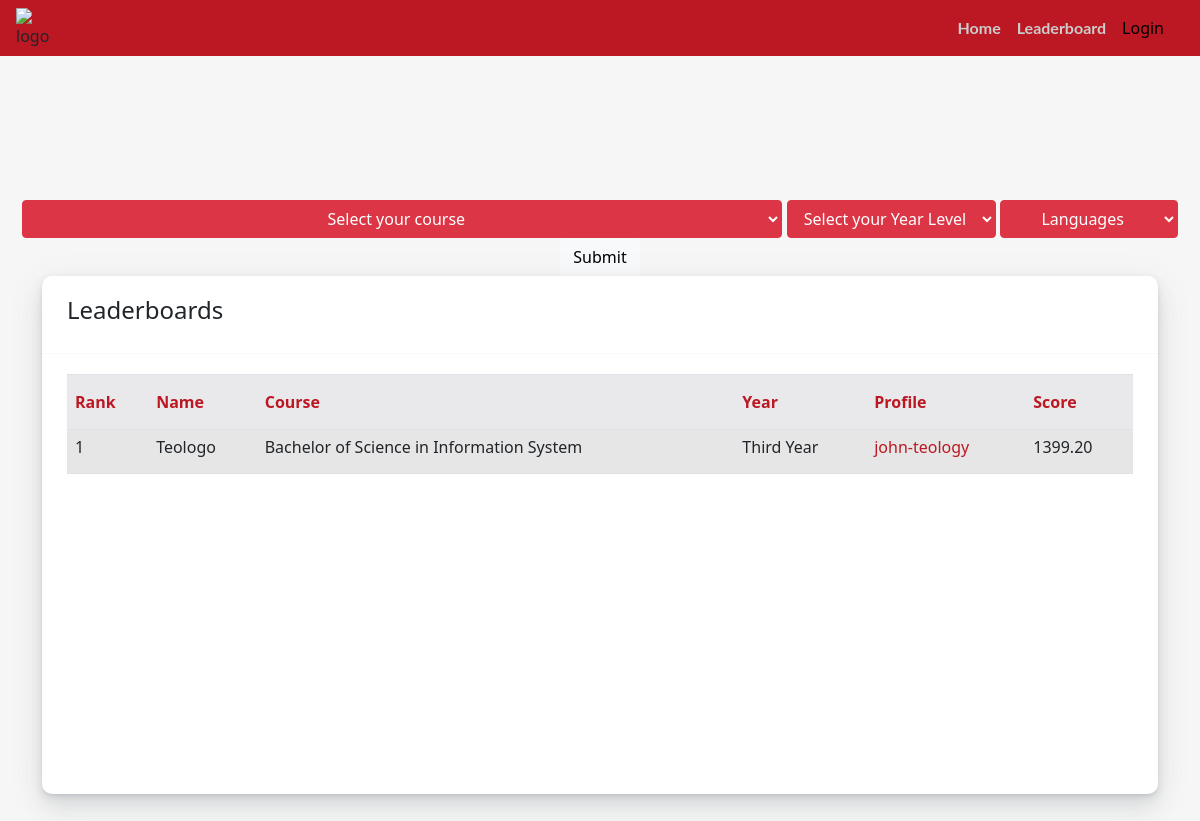
/leaderboards/, run on the app's committed database.
### portfolio/models.py (models this page shows, shortened)
class LeaderBoards(models.Model):
    userProfile = models.ForeignKey(Profile , null=True ,on_delete=CASCADE, related_name='user_leaderboard')
    userID = models.ForeignKey(User, on_delete=CASCADE, related_name= 'userLeaderboard' )
    courseID = models.ForeignKey(Course, on_delete=CASCADE ,related_name='userCourse' , null=True)
    yearID = models.ForeignKey(YearLevel, on_delete=CASCADE,  related_name= 'userYearLevel',null=True )
    overallScore = models.FloatField(default=0,blank=True)
    CEnterprise = models.FloatField(default=0,blank=True, verbose_name='1C Enterprise')
    ASPNET = models.FloatField(default=0,blank=True, verbose_name='ASP.NET')
    ActionScript = models.FloatField(default=0,blank=True)
    Apex = models.FloatField(default=0,blank=True)
    Assembly = models.FloatField(default=0,blank=True)
    Ballerina = models.FloatField(default=0,blank=True)
    Batchfile = models.FloatField(default=0,blank=True)
    Blazor = models.FloatField(default=0,blank=True)
    C = models.FloatField(default=0,blank=True)
    CSharp = models.FloatField(default=0,blank=True, verbose_name='C#')
    Cplus = models.FloatField(default=0,blank=True,verbose_name='C++')
    COBOL = models.FloatField(default=0,blank=True)
    CSS = models.FloatField(default=0,blank=True)
    Clojure = models.FloatField(default=0,blank=True)
    CoffeeScript = models.FloatField(default=0,blank=True)
    Crystal = models.FloatField(default=0,blank=True)
    Cucumber = models.FloatField(default=0,blank=True)
    Dart = models.FloatField(default=0,blank=True)
    Delphi = models.FloatField(default=0,blank=True)
    Dockerfile = models.FloatField(default=0,blank=True)
    EJS = models.FloatField(default=0,blank=True)
    EPP = models.FloatField(default=0,blank=True)
    ERB = models.FloatField(default=0,blank=True)
    Ebuild = models.FloatField(default=0,blank=True)
    Elixir = models.FloatField(default=0,blank=True)
    Elm = models.FloatField(default=0,blank=True)
    Erlang = models.FloatField(default=0,blank=True)
    FSharp = models.FloatField(default=0,blank=True,verbose_name='F#')
    Fortran = models.FloatField(default=0,blank=True)
    Go = models.FloatField(default=0,blank=True)
    Groovy = models.FloatField(default=0,blank=True)
    HCL = models.FloatField(default=0,blank=True)
    HTML = models.FloatField(default=0,blank=True)
    HTML_Razor = models.FloatField(default=0,blank=True,verbose_name='HTML+RAZOR')
    Haskell = models.FloatField(default=0,blank=True)
    Haxe = models.FloatField(default=0,blank=True)
    HiveQL = models.FloatField(default=0,blank=True)
    JSON = models.FloatField(default=0,blank=True)
    Java = models.FloatField(default=0,blank=True)
    JavaScript = models.FloatField(default=0,blank=True)
    Julia = models.FloatField(default=0,blank=True)
    JupyterNotebook = models.FloatField(default=0,blank=True, verbose_name='Jupyter Notebook')
    Kivy = models.FloatField(default=0,blank=True)
    Kotlin = models.FloatField(default=0,blank=True)
    LabVIEW = models.FloatField(default=0,blank=True)
    Less = models.FloatField(default=0,blank=True)
    Lex = models.FloatField(default=0,blank=True)
    Limbo = models.FloatField(default=0,blank=True)
    Liquid = models.FloatField(default=0,blank=True)
    Lua = models.FloatField(default=0,blank=True)
    M = models.FloatField(default=0,blank=True)
    MATLAB = models.FloatField(default=0,blank=True)
    Makefile = models.FloatField(default=0,blank=True)
    Mathematica = models.FloatField(default=0,blank=True)
    Mercury = models.FloatField(default=0,blank=True)
    Nginx = models.FloatField(default=0,blank=True)
    Nix = models.FloatField(default=0,blank=True)
    ObjectiveC = models.FloatField(default=0,blank=True, verbose_name='Objective-C')
    ObjectiveCplus = models.FloatField(default=0,blank=True, verbose_name='Objective-C++')
    OpenEdgeABL = models.FloatField(default=0,blank=True, verbose_name='OpenEdge ABL')
    PHP = models.FloatField(default=0,blank=True)
    PLSQL = models.FloatField(default=0,blank=True)
    PLpgSQL = models.FloatField(default=0,blank=True)
    Perl = models.FloatField(default=0,blank=True)
    Perl6 = models.FloatField(default=0,blank=True, verbose_name='Perl 6')
    PowerBuilder = models.FloatField(default=0,blank=True)
    Powershell = models.FloatField(default=0,blank=True)
    Prolog = models.FloatField(default=0,blank=True)
    ProtocolBuffer = models.FloatField(default=0,blank=True, verbose_name= 'Protocol Buffer')
    Puppet = models.FloatField(default=0,blank=True)
    Python = models.FloatField(default=0,blank=True)
    QML = models.FloatField(default=0,blank=True)
    R = models.FloatField(default=0,blank=True)
    Raku = models.FloatField(default=0,blank=True)
    Robot = models.FloatField(default=0,blank=True)
    Ruby = models.FloatField(default=0,blank=True)
    Rust = models.FloatField(default=0,blank=True)
    SASS = models.FloatField(default=0,blank=True)
    SCSS = models.FloatField(default=0,blank=True)
    SQL = models.FloatField(default=0,blank=True)
    SQLPL = models.FloatField(default=0,blank=True)
    Scala = models.FloatField(default=0,blank=True)
    Shell = models.FloatField(default=0,blank=True)
    Smalltalk = models.FloatField(default=0,blank=True)
    Solidity = models.FloatField(default=0,blank=True)
    Stata = models.FloatField(default=0,blank=True)
    Stylus = models.FloatField(default=0,blank=True)
    Svelte = models.FloatField(default=0,blank=True)
    Swift = models.FloatField(default=0,blank=True)
    TSQL = models.FloatField(default=0,blank=True)
    TypeScript = models.FloatField(default=0,blank=True)
    Vue = models.FloatField(default=0,blank=True)
    XML = models.FloatField(default=0,blank=True)
    Xtend = models.FloatField(default=0,blank=True)
    Xtext = models.FloatField(default=0,blank=True)
    YAML = models.FloatField(default=0,blank=True)
    Yacc = models.FloatField(default=0,blank=True)
    Zig = models.FloatField(default=0,blank=True)

class User(AbstractUser):
    pass

class Course(models.Model):
    course = models.CharField(max_length=150)
    def __str__(self):
        return f"{self.course}"

class YearLevel(models.Model):
    yearLevel = models.CharField(max_length=50)
    def __str__(self):
        return f"{self.yearLevel}"

class Profile(models.Model):
    userID = models.ForeignKey(User, on_delete=CASCADE, related_name= 'userProfile' )
    nickname = models.CharField(max_length=100, blank=True)
    githubName = models.CharField(max_length=100)
    aboutMe = models.TextField(max_length=300, blank=True)

### portfolio/views.py (the view)
# urls.py: path('leaderboards/',views.leaderboard, name='leaderboard'),
def leaderboard(request):
    course = Course.objects.all()
    year = YearLevel.objects.all()
    by_what = '-overallScore'
    d = {}
    select1 = 'Select your course'
    select2 = 'Select your Year Level'
    select3 = 'Languages'
    if request.method == 'POST':
        lang = 'overallScore'
        if request.POST.get('courseid'):
            c_id = request.POST['courseid']
            c = Course.objects.get(pk = c_id)
            d['courseID'] = c
            select1 = c
        if request.POST.get('yearlevelid'):
            y_id = request.POST['yearlevelid']
            date = YearLevel.objects.get(pk = y_id)
            d['yearID'] = date
            select2 = date
        if request.POST.get('languages'):
            lang = request.POST['languages']
            select3 = request.POST['languages']
        try:
            data = LeaderBoards.objects.filter(**d).order_by('-' +lang)
        except FieldError:
            lang = nameProb[lang]
            data = LeaderBoards.objects.filter(**d).order_by('-' +lang)
    else:
        lang = ''
        data= LeaderBoards.objects.order_by(by_what)
    if request.user.is_authenticated:
        user = request.user
        try:
            Profile.objects.get(userID = user)
        except Profile.DoesNotExist:
            return HttpResponseRedirect(reverse('profileForm'))
        profile = Profile.objects.get(userID = user)
        return render(request,'portfolio/leaderboards.html',{
            'courses': course,
            'yearlevels':year,
            'languages': languages,
            'data' : data,
            'select1': select1,
            'select2': select2,
            'select3': select3,
            'lang' : lang,
            'user' : profile
        })
    else:
        return render(request,'portfolio/leaderboards.html',{
            'courses': course,
            'yearlevels':year,
            'languages': languages,
            'data' : data,
            'select1': select1,
            'select2': select2,
            'select3': select3,
            'lang' : lang,
        })

### portfolio/templates/portfolio/leaderboards.html (shortened to what this page needs)
{% load getattribute %}  {% load static %} {% load i18n %} {% load account socialaccount %}
<!DOCTYPE html>
<html lang="en">
  <head>
    <link
      href="https://cdn.jsdelivr.net/npm/bootstrap@4.4.1/dist/css/bootstrap.min.css"
      rel="stylesheet"
    />
     <link
    rel="stylesheet"
    href="https://cdnjs.cloudflare.com/ajax/libs/font-awesome/5.12.1/css/all.min.css"
  />
  <link
    href="https://cdn.jsdelivr.net/npm/bootstrap@5.1.0/dist/css/bootstrap.min.css"
    rel="stylesheet"
  />
  <link
    href="https://maxcdn.bootstrapcdn.com/font-awesome/4.3.0/css/font-awesome.min.css"
    rel="stylesheet"
/>
<link rel="stylesheet" href="{% static 'portfolio/index.css' %}" />
  </head>
  <body>
   <nav
   class="navbar navbar-expand-lg navbar-custom fixed-top"
   style="margin-bottom: 50px"
 >
   <div id="logo">
    {% if request.user.is_authenticated %}
    <a href="{% url 'profile' user %}">
     <img
       id="logo"
       src="https://scontent.fmnl2-2.fna.fbcdn.net/v/t1.15752-9/285301891_375399914621686_9147164360215708785_n.png?_nc_cat=107&ccb=1-7&_nc_sid=ae9488&_nc_eui2=AeHQ3nVoaMPAXDLQw088pXUIbrXWkVHtb7xutdaRUe1vvH2S9M-q5ieOcZIyJ2fjOSoBk_l0BBplLLdperC9JOqY&_nc_ohc=sZXqL8B0WQcAX8d3PqT&_nc_ht=scontent.fmnl2-2.fna&oh=03_AVIFv1yTYPrhRq-mmmflSAKg0NbdAqYcOYGJEQQCLWOeEw&oe=62BDDAF6"
       alt="logo"
     />
    </a>
    {% else %}
    <img
       id="logo"
       src="https://scontent.fmnl2-2.fna.fbcdn.net/v/t1.15752-9/285301891_375399914621686_9147164360215708785_n.png?_nc_cat=107&ccb=1-7&_nc_sid=ae9488&_nc_eui2=AeHQ3nVoaMPAXDLQw088pXUIbrXWkVHtb7xutdaRUe1vvH2S9M-q5ieOcZIyJ2fjOSoBk_l0BBplLLdperC9JOqY&_nc_ohc=sZXqL8B0WQcAX8d3PqT&_nc_ht=scontent.fmnl2-2.fna&oh=03_AVIFv1yTYPrhRq-mmmflSAKg0NbdAqYcOYGJEQQCLWOeEw&oe=62BDDAF6"
       alt="logo"
     />
    {% endif %}
   </div>
   <div class="container">
     <div class="collapse navbar-collapse" id="navbarResponsive"  >
       <ul class="navbar-nav ml-auto">
         <li class="nav-item active">
           <a class="nav-link" href="{% url 'index' %}" style="color: #ccc"
             >Home
           </a>
         <li class="nav-item">
           <a
             class="nav-link"
             href="{%url 'leaderboard' %}"
             style="color: #ccc"
             >Leaderboard</a
           >
         </li>
         <li class="nav-item">
           {% if request.user.is_authenticated %}
           <a
             class="nav-link"
             href="{%url 'leaderboard' %}"
             style="color: black"
             >{{request.user.last_name}}</a
           >
           {% else %}
           <form action="{% provider_login_url 'google' %}" method="post">
             <button
               type="submit"
               class="nav-link"
               style="background-color: #bc1823; border: none; color: #000;"
             >
               Login
             </button>
           </form>
           {% endif %}
         </li>
       </ul>
     </div>
   </div>
 </nav>
    <center>
      <form action="{% url 'leaderboard' %}" method="post" style="margin-top: 200px;">
        <select name="courseid" id="" class="btn btn-danger dropdown-toggle">
          <option value="" disabled selected>{{select1}}</option>
        </select>
        <select name="yearlevelid" id="" class="btn btn-danger dropdown-toggle">
          <option value="" disabled selected>{{select2}}</option>
        </select>
        <select name="languages" id="" class="btn btn-danger dropdown-toggle">
          <option value="" disabled selected>{{select3}}</option>
        </select>
      <input type="submit" value="Submit" class="btn btn-light" />
      </form>
    </center>
    <div class="container">
      <div class="row">
        <div class="col-12 col-sm-12 col-md-12">
          <div class="card">
            <div class="card-header">
              <h4>Leaderboards
              </h4>
            </div>
            <div class="card-body">
              <div
                class="table-responsive"
                id="proTeamScroll"
                tabindex="2"
                style="height: 400px; overflow: hidden; outline: none"
              >
                <div class="scrollit">
                  <table class="table table-striped">
                    <thead>
                      <tr>
                        <th>Rank</th>
                        <th>Name</th>
                        <th>Course</th>
                        <th>Year</th>
                        <th >Profile</th>
                        <th>Score</th>
                      </tr>
                    </thead>
                    <tbody>
                      {% if lang != '' %} {% for d in data %}
                      {% if d|getattribute:lang  %}
                      <tr>
                        <td class="table-img">
                          <h6 class="mb-0 font-13">{{forloop.counter}}</h6>
                        </td>
                        <td>
                            <h6 class="mb-0 font-13">{{d.userID.last_name}}</h6>
                        </td>
                        <td><h6 class="mb-0 font-13">{{d.courseID}}</h6></td>
                        <td class="text-truncate">
                          <h6 class="mb-0 font-13">{{d.yearID}}</h6>
                        </td>
                        <td>
                          <a
                          href="{% url 'redirect' d.userID.id %}"
                          style="text-decoration: none; color: #424d54"
                        >
                          <h6  style="color: #bc1823 ;">
                            {{d.userProfile.githubName}}
                          </h6>
                          </a>
                        </td>
                        <td>
                          <h6 class="mb-0 font-13">
                            {{ d|getattribute:lang|floatformat:2 }}
                          </h6>
                        </td>
                      </tr>
                      {% endif %}
                      {% endfor %} {% else %} {% for d in data %}
                      {% if d.overallScore %}
                      <tr>
                        <td class="table-img">
                          <h6 class="mb-0 font-13">{{forloop.counter}}</h6>
                        </td>
                        <td>
                            <h6 class="mb-0 font-13">{{d.userID.last_name}}</h6>
                        </td>
                        <td><h6 class="mb-0 font-13">{{d.courseID}}</h6></td>
                        <td class="text-truncate">
                          <h6 class="mb-0 font-13">{{d.yearID}}</h6>
                        </td>
                        <td>
                          <a
                          href="{% url 'redirect' d.userID.id %}"
                          style="text-decoration: none; color: #424d54"
                        >
                          <h6 style="color: #bc1823 ;" >
                            {{d.userProfile.githubName}}
                          </h6>
                          </a>
                        </td>
                        <td>
                          <h6 class="mb-0 font-13" >
                            {{d.overallScore|floatformat:2}}
                          </h6>
                        </td>
                      </tr>
                      {% endif %}
                      {% endfor %} {% endif %}
                    </tbody>
                  </table>
                </div>
              </div>
            </div>
          </div>
        </div>
      </div>
    </div>
  </body>
</html>

### data on the page
LeaderBoards: userID.last_name "Teologo", courseID "Bachelor of Science in Information System", yearID "Third Year", userProfile.githubName "john-teology", overallScore "1399.20"

### other printed values
form field courseid "Select your course"
form field yearlevelid "Select your Year Level"
form field languages "Languages"
